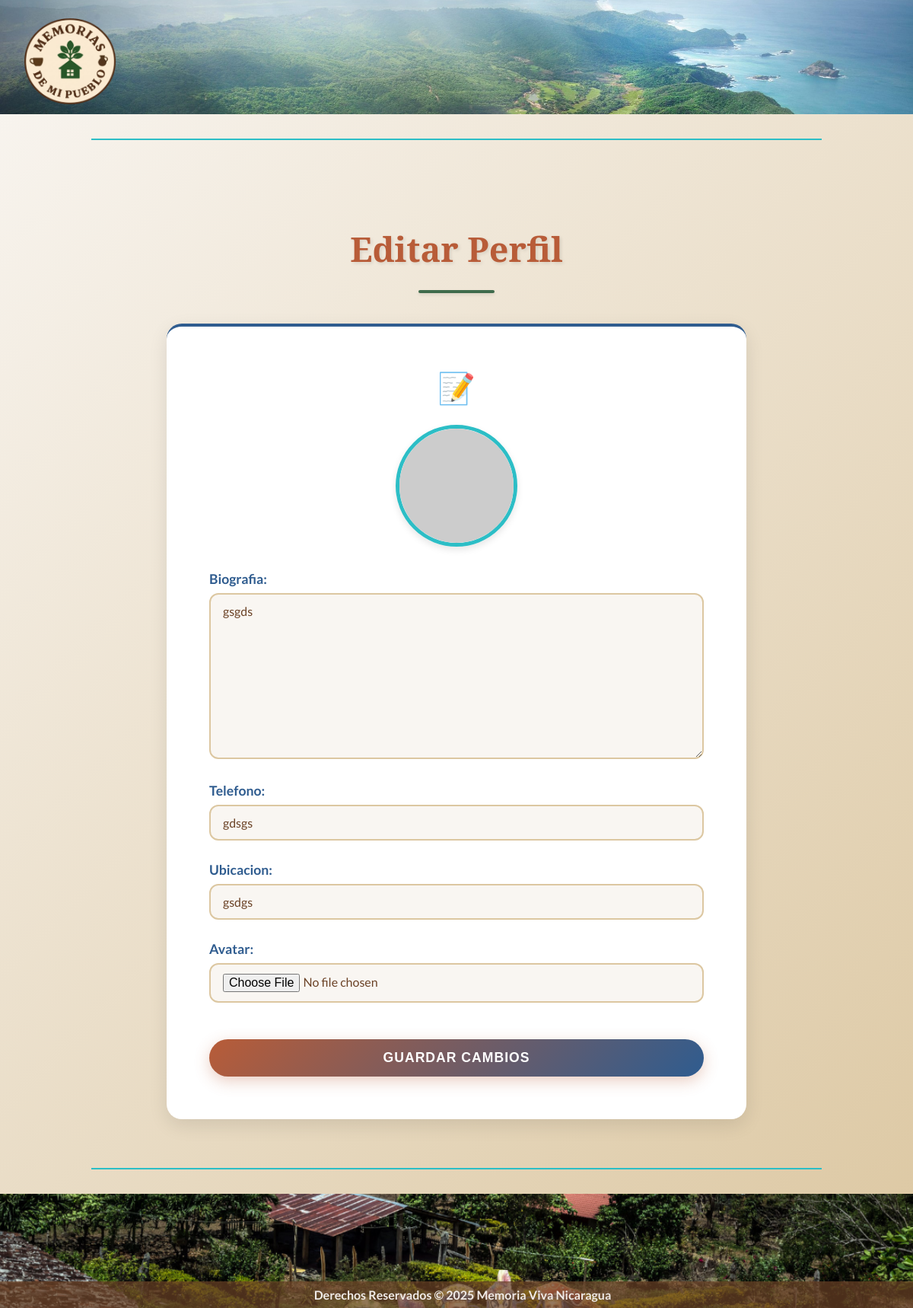
Page /perfil/ (signed in) on the committed database.
### locales/models.py (models this page shows, shortened)
class PerfilUsuario(models.Model):
    usuario = models.OneToOneField(User, on_delete=models.CASCADE, related_name='perfilusuario')
    avatar = models.ImageField(upload_to='avatares/', default='avatares/default_avatar.png')
    rango = models.ForeignKey(Rango, on_delete=models.SET_NULL, null=True, blank=True)
    biografia = models.TextField(max_length=500, blank=True, null=True)
    telefono = models.CharField(max_length=20, blank=True, null=True)
    ubicacion = models.CharField(max_length=100, blank=True, null=True)

### locales/views.py (the view)
# urls.py: path('perfil/', locales_views.editar_perfil, name='perfil_view'),
@login_required
def editar_perfil(request):
    perfil, _ = PerfilUsuario.objects.get_or_create(usuario=request.user)
    if request.method == 'POST':
        form = PerfilUsuarioUpdateForm(request.POST, request.FILES, instance=perfil)
        if form.is_valid():
            form.save()
            messages.success(request, '¡Tu perfil ha sido actualizado exitosamente!')
            return redirect('perfil_view')
    else:
        form = PerfilUsuarioUpdateForm(instance=perfil)
    return render(request, 'usuarios/editar_perfil.html', {'form': form, 'perfil': perfil})

### locales/forms.py
class PerfilUsuarioUpdateForm(forms.ModelForm):
    class Meta:
        model = PerfilUsuario
        fields = ['biografia', 'telefono', 'ubicacion', 'avatar']
    def __init__(self, *args, **kwargs):
        super().__init__(*args, **kwargs)
        self.helper = FormHelper()
        self.helper.layout = Layout(
            'biografia',
            'telefono',
            'ubicacion',
            'avatar',
            Submit('submit', 'Actualizar perfil')
        )

### locales/templates/usuarios/editar_perfil.html (shortened to what this page needs)
{% extends 'locales/base.html' %}
{% block content %}
<h1 class="section-title">Editar Perfil</h1>
<div class="form-container">
  {% if perfil.avatar %}
    <img src="{{ perfil.avatar.url }}" alt="Avatar de {{ user.username }}" class="perfil-avatar-edit">
  {% else %}
    <img src="https://ui-avatars.com/api/?name={{ user.username }}&background=B85C38&color=ffffff&size=150&bold=true" alt="Avatar por defecto" class="perfil-avatar-edit">
  {% endif %}
  <form method="post" enctype="multipart/form-data">
    {{ form.as_p }}
    <button type="submit">Guardar cambios</button>
  </form>
</div>
{% endblock %}

### locales/templates/locales/base.html (style rules this page uses)
:root { --color-primary: #DCC7A1; --color-nav-light: #F3E9D3; --color-secondary: #6B4226; --color-accent-1: #3F6B4C; --color-accent-2: #2F5C8F; --color-accent-3: #B85C38; --color-highlight: #2CBEC6; --color-light-beige: #F0EBE7; --color-arena: #DCC7A1; --color-cacao: #6B4226; --color-cafetal: #3F6B4C; --color-lago: #2F5C8F; --color-terracota: #B85C38; --color-turquesa: #2CBEC6; --color-white: #ffffff; }
body { font-family: 'Lato', sans-serif; background-color: var(--color-primary); color: var(--color-secondary); margin: 0; display: flex; flex-direction: column; min-height: 100vh; }
h1, h2 { font-family: 'Playfair Display', serif; color: var(--color-accent-2); text-align: center; position: relative; }
h1::after { content: ''; display: block; width: 80px; height: 4px; background-color: var(--color-highlight); margin: 1.5rem auto 0; }

### locales/templates/usuarios/editar_perfil.html (style rules this page uses)
:root { --color-arena: #DCC7A1; --color-cacao: #6B4226; --color-cafetal: #3F6B4C; --color-lago: #2F5C8F; --color-terracota: #B85C38; --color-turquesa: #2CBEC6; --color-light: #F9F6F2; --color-white: #ffffff; }
body { font-family: 'Lato', sans-serif; color: var(--color-cacao); background: linear-gradient(135deg, var(--color-light) 0%, var(--color-arena) 100%); min-height: 100vh; }
.section-title { font-family: 'Playfair Display', serif; color: var(--color-terracota); font-size: 2.8rem; font-weight: 700; margin-top: 3rem; margin-bottom: 2.5rem; text-align: center; animation: fadeInUp 0.8s ease forwards; position: relative; text-shadow: 2px 2px 4px rgba(0, 0, 0, 0.1); }
.section-title::after { content: ''; display: block; width: 100px; height: 4px; background-color: var(--color-cafetal); margin: 1.5rem auto 0; border-radius: 2px; box-shadow: 0 2px 4px rgba(0, 0, 0, 0.1); }
.form-container { max-width: 650px; margin: 0 auto; background-color: var(--color-white); padding: 3.5rem; border-radius: 20px; box-shadow: 0 8px 25px rgba(0, 0, 0, 0.1); animation: fadeInUp 1s ease forwards; border-top: 4px solid var(--color-lago); }
.form-container::before { content: "📝"; font-size: 2.5rem; display: block; text-align: center; margin-bottom: 1.5rem; animation: fadeInUp 0.6s ease forwards; }
.perfil-avatar-edit { width: 150px; height: 150px; border-radius: 50%; object-fit: cover; border: 5px solid var(--color-turquesa); margin: 0 auto 2rem; display: block; transition: transform 0.3s ease, box-shadow 0.3s ease; box-shadow: 0 4px 10px rgba(0, 0, 0, 0.1); }
form label { display: block; margin-top: 1.75rem; font-weight: bold; color: var(--color-lago); font-size: 1.1rem; }
input, textarea, select { width: 100%; padding: 12px 16px; margin-top: 8px; border: 2px solid var(--color-arena); border-radius: 12px; box-sizing: border-box; font-family: 'Lato', sans-serif; font-size: 1rem; background-color: var(--color-light); color: var(--color-cacao); transition: border-color 0.3s ease, box-shadow 0.3s ease; }
button[type="submit"] { margin-top: 3rem; padding: 14px 28px; background: linear-gradient(135deg, var(--color-terracota) 0%, var(--color-lago) 100%); color: var(--color-white); border: none; border-radius: 50px; cursor: pointer; font-weight: bold; font-size: 1.1rem; transition: all 0.4s cubic-bezier(0.4, 0, 0.2, 1); display: block; width: 100%; text-align: center; letter-spacing: 1px; text-transform: uppercase; box-shadow: 0 6px 20px rgba(184, 92, 56, 0.3); }

### rows in the picture
PerfilUsuario: biografia "gsgds", telefono "gdsgs", ubicacion "gsdgs"
